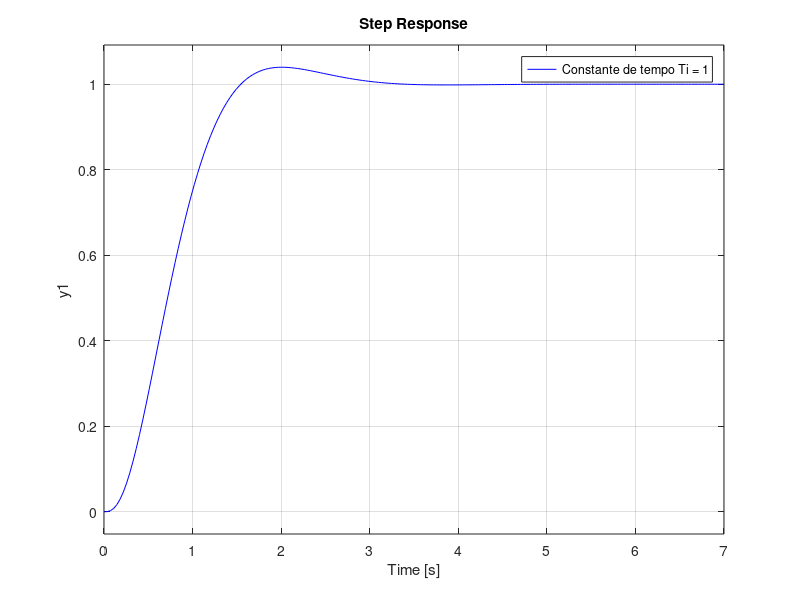
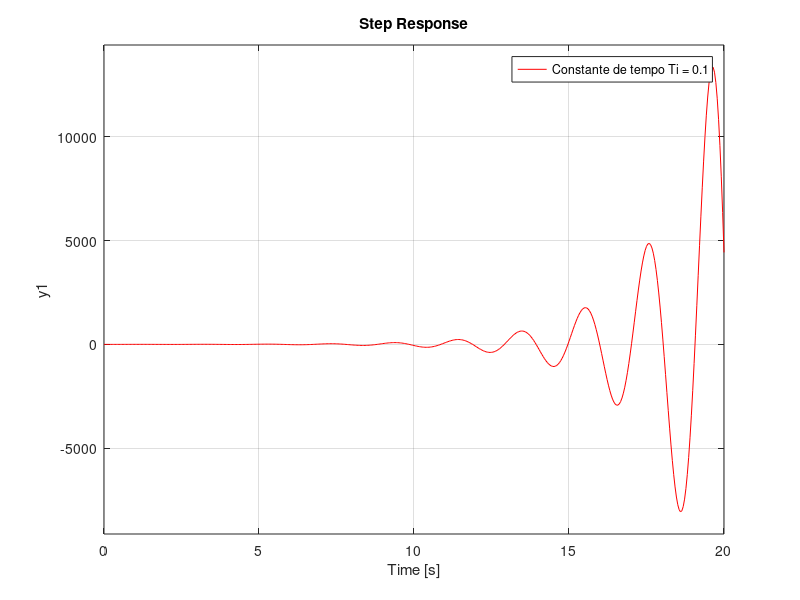
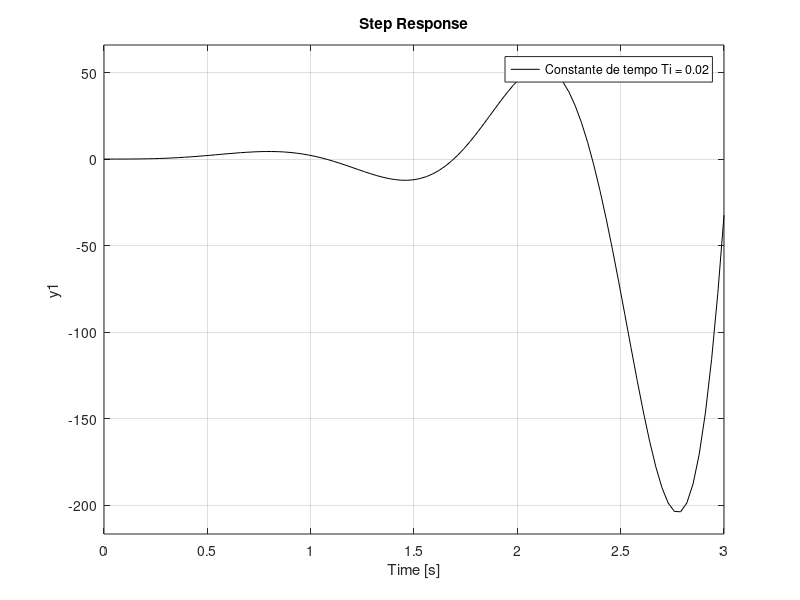
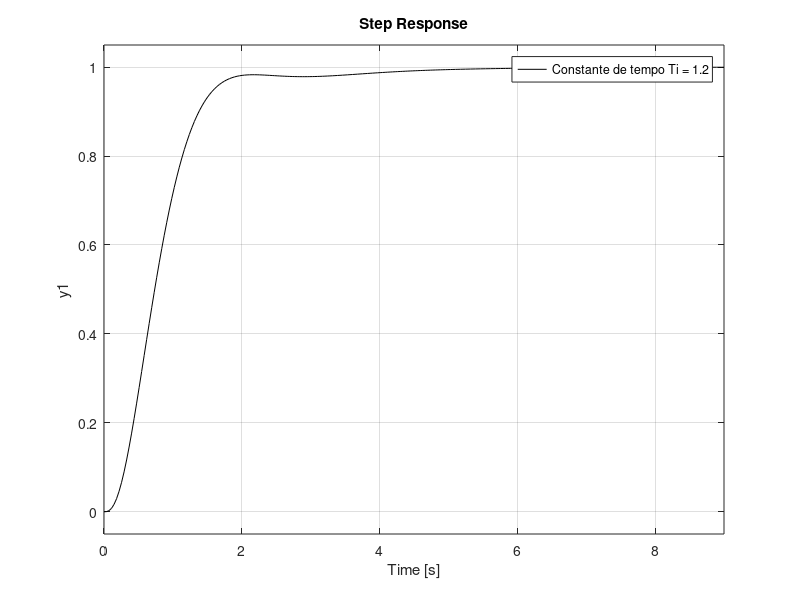

Write MATLAB code to recreate these figures, in order. (Note: this script raises an error after producing the figures.)
clc; clear; close all;

% % (1)
% % (a)
% s = tf('s');
% G = 1/((s+1)*(s+10));
% C1 = -9; C2 = -10; C3 = -11;
% sys1 = feedback(series(C1,G),1);
% sys2 = feedback(series(C2,G),1);
% sys3 = feedback(series(C3,G),1);
% figure(1), step(sys1,'b'), legend('Ganho K=-9');
% figure(2), step(sys2,'r'), legend('Ganho K=-10');
% figure(3), step(sys3,'k'), legend('Ganho K=-11');
% 
% % (b)
% figure(4), rlocus(G);
% C4 = 53.6;
% sys4 = feedback(series(C4,G),1);
% figure(5), step(sys4,'c'), legend('Ganho K=53.6');
% Mp = 0.885/0.841 - 1;
% 
% % (c)
% sisotool(G);

% (2)
% (a)
s = tf('s');
G = 1/((s+1)*(s+5)*(s+7));
% rlocus(G);
K = 49.3; 
Ti1 = 1; Ti2 = 0.1; Ti3 = 0.02; Ti4 = 1.2; Ti5 = 0.8;
C1 = K*(1+1/(Ti1*s));
C2 = K*(1+1/(Ti2*s));
C3 = K*(1+1/(Ti3*s));
C4 = K*(1+1/(Ti4*s));
C5 = K*(1+1/(Ti5*s));
sys1 = feedback(series(C1,G),1);
sys2 = feedback(series(C2,G),1);
sys3 = feedback(series(C3,G),1);
sys4 = feedback(series(C4,G),1);
sys5 = feedback(series(C5,G),1);
figure(1), step(sys1,'b'), legend('Constante de tempo Ti = 1');
figure(2), step(sys2,'r'), legend('Constante de tempo Ti = 0.1');
figure(3), step(sys3,'k'), legend('Constante de tempo Ti = 0.02');
figure(4), step(sys4,'k'), legend('Constante de tempo Ti = 1.2');
figure(5), step(sys5,'r'), legend('Constante de tempo Ti = 0.8');

sisotool(G);







